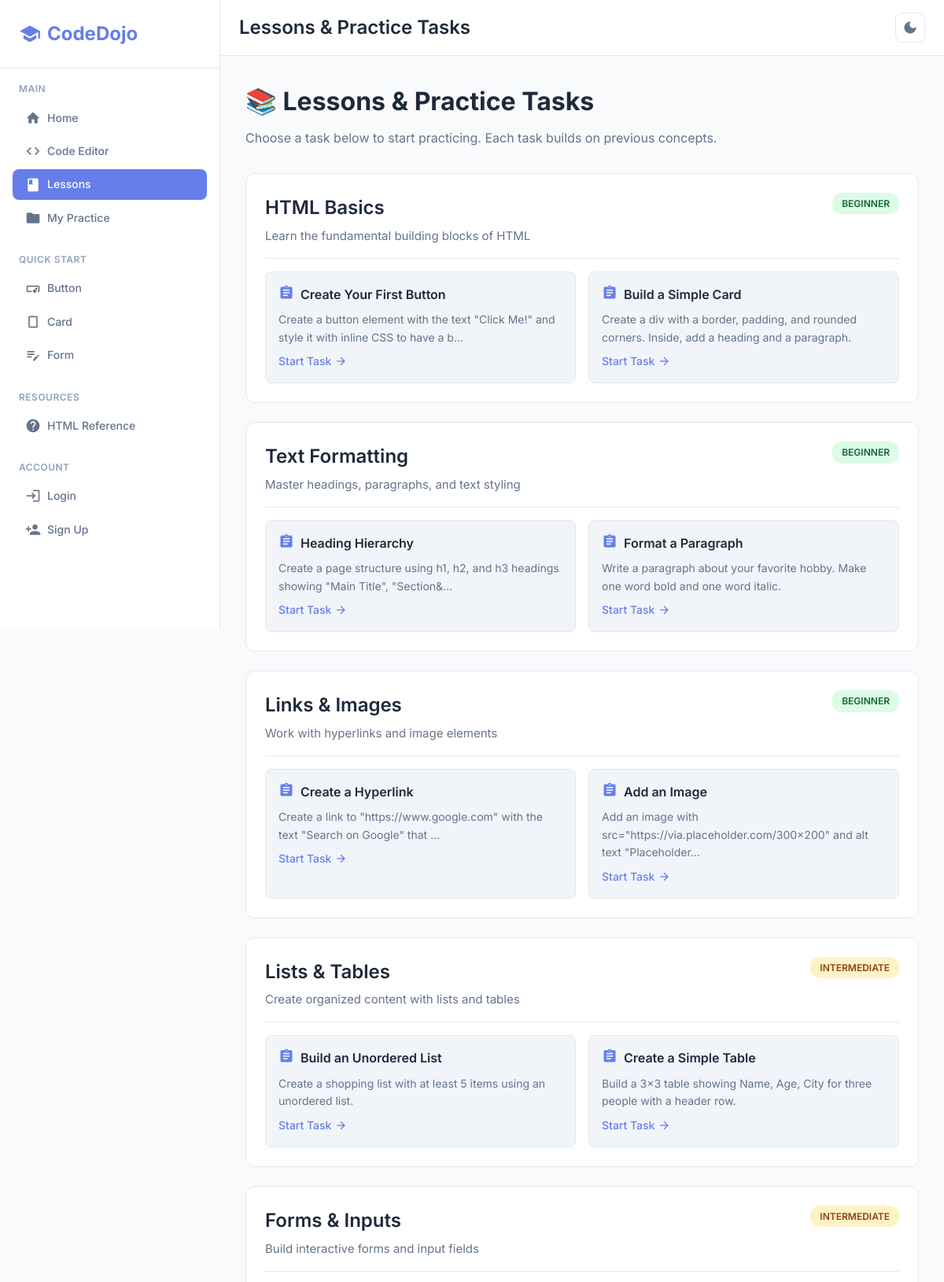
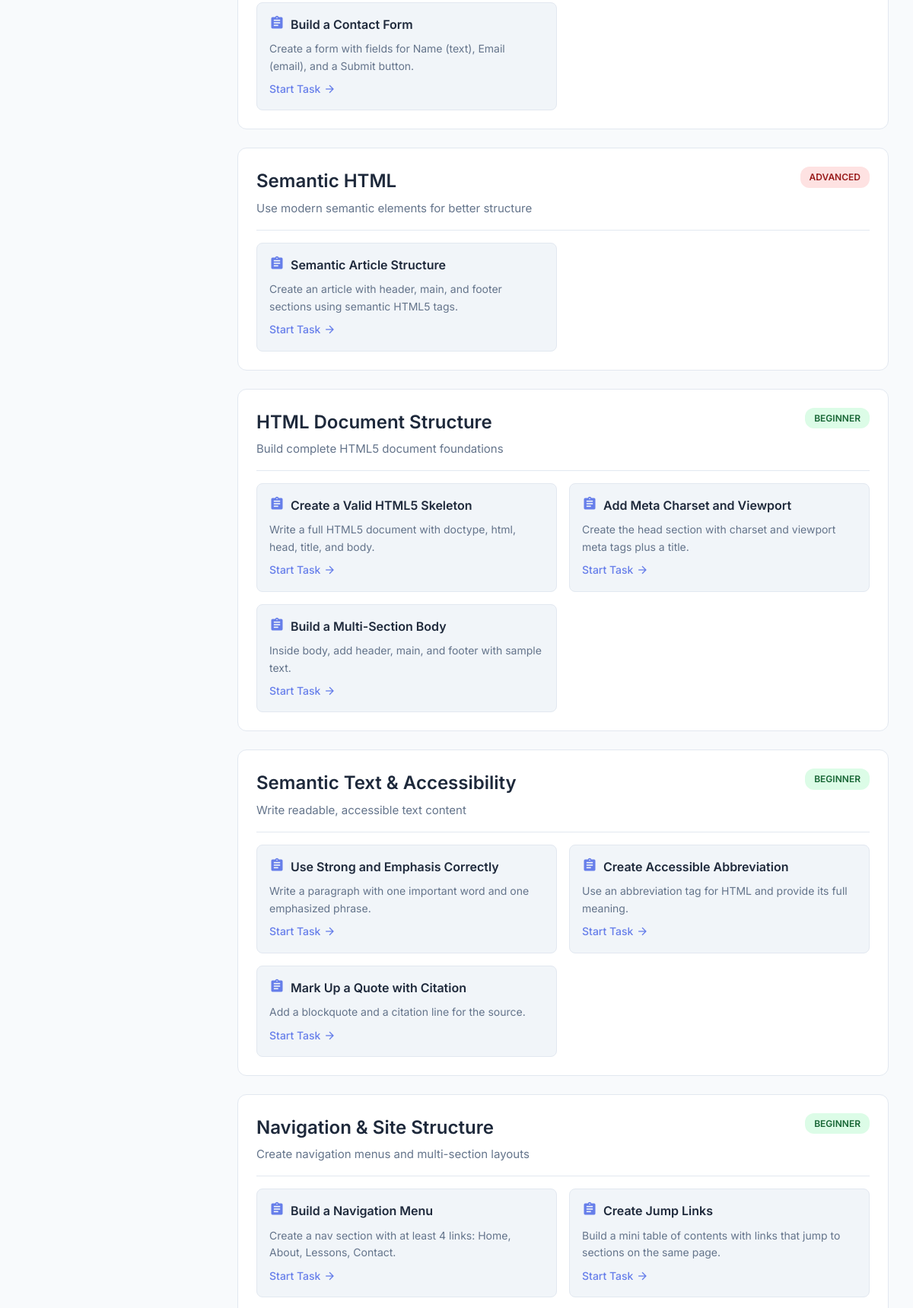
Page /lessons.php (upper part) on the committed database (2 pictures, top to bottom).
### tables this page shows
CREATE TABLE lessons (
    id INT AUTO_INCREMENT PRIMARY KEY,
    title VARCHAR(255) NOT NULL,
    description TEXT,
    difficulty ENUM('beginner', 'intermediate', 'advanced') DEFAULT 'beginner',
    order_num INT DEFAULT 0,
    created_at TIMESTAMP DEFAULT CURRENT_TIMESTAMP,
    INDEX idx_difficulty (difficulty),
    INDEX idx_order (order_num)
);

CREATE TABLE practice_tasks (
    id INT AUTO_INCREMENT PRIMARY KEY,
    lesson_id INT,
    title VARCHAR(255) NOT NULL,
    instruction TEXT NOT NULL,
    hint TEXT,
    starter_code TEXT,
    solution_code TEXT,
    grading_rules TEXT NULL,
    order_num INT DEFAULT 0,
    created_at TIMESTAMP DEFAULT CURRENT_TIMESTAMP,
    FOREIGN KEY (lesson_id) REFERENCES lessons(id) ON DELETE CASCADE,
    INDEX idx_lesson (lesson_id)
);

### lessons.php (the view, shortened to what this page needs)
<?php
$lessons = [];
try {
    $pdo = getDBConnection();
    $sql = "SELECT * FROM lessons ORDER BY order_num ASC";
    $stmt = $pdo->query($sql);
    $lessons = $stmt->fetchAll();
    foreach ($lessons as &$lesson) {
        $sql = "SELECT * FROM practice_tasks WHERE lesson_id = :lesson_id ORDER BY order_num ASC";
        $stmt = $pdo->prepare($sql);
        $stmt->execute([':lesson_id' => $lesson['id']]);
        $lesson['tasks'] = $stmt->fetchAll();
    }
} catch (Throwable $e) {
    error_log("Error loading lessons: " . $e->getMessage());
}
include 'includes/header.php';
?>
<div style="padding: var(--spacing-xl); max-width: 1400px; margin: 0 auto;">
    <div style="margin-bottom: var(--spacing-xl);">
        <h1 style="font-size: 32px; font-weight: 700; color: var(--text-primary); margin-bottom: var(--spacing-sm);">
            &#x1F4DA; Lessons & Practice Tasks
        </h1>
        <p style="font-size: 16px; color: var(--text-secondary);">
            Choose a task below to start practicing. Each task builds on previous concepts.
        </p>
    </div>
    <?php if (empty($lessons)): ?>
        <div class="empty-state">
            <span class="material-icons">school</span>
            <h3>No lessons available yet</h3>
            <p>Check back soon for new learning content!</p>
        </div>
    <?php else: ?>
        <?php foreach ($lessons as $lesson): ?>
            <div style="background: var(--bg-primary); border: 1px solid var(--border-color); border-radius: var(--border-radius-lg); padding: var(--spacing-lg); margin-bottom: var(--spacing-lg);">
                <div style="display: flex; justify-content: space-between; align-items: start; margin-bottom: var(--spacing-md); padding-bottom: var(--spacing-md); border-bottom: 1px solid var(--border-color);">
                    <div>
                        <h2 style="font-size: 24px; font-weight: 600; color: var(--text-primary); margin-bottom: var(--spacing-xs);">
                            <?php echo htmlspecialchars($lesson['title']); ?>
                        </h2>
                        <p style="font-size: 15px; color: var(--text-secondary); margin: 0;">
                            <?php echo htmlspecialchars($lesson['description']); ?>
                        </p>
                    </div>
                    <span class="task-difficulty <?php echo htmlspecialchars($lesson['difficulty']); ?>">
                        <?php echo htmlspecialchars($lesson['difficulty']); ?>
                    </span>
                </div>
                <?php if (empty($lesson['tasks'])): ?>
                    <p style="color: var(--text-muted); font-style: italic; padding: var(--spacing-md);">
                        No tasks available for this lesson yet.
                    </p>
                <?php else: ?>
                    <div style="display: grid; grid-template-columns: repeat(auto-fill, minmax(300px, 1fr)); gap: var(--spacing-md);">
                        <?php foreach ($lesson['tasks'] as $task): ?>
                            <a href="editor.php?task=<?php echo $task['id']; ?>"
                               style="text-decoration: none; background: var(--bg-tertiary); border: 1px solid var(--border-color); border-radius: var(--border-radius); padding: var(--spacing-md); transition: all var(--transition-normal); display: block;">
                                <div style="display: flex; align-items: start; gap: var(--spacing-sm); margin-bottom: var(--spacing-sm);">
                                    <span class="material-icons" style="color: var(--color-primary); font-size: 20px;">assignment</span>
                                    <h3 style="font-size: 16px; font-weight: 600; color: var(--text-primary); margin: 0; flex: 1;">
                                        <?php echo htmlspecialchars($task['title']); ?>
                                    </h3>
                                </div>
                                <p style="font-size: 14px; color: var(--text-secondary); line-height: 1.6; margin: 0;">
                                    <?php
                                    $instruction = htmlspecialchars($task['instruction']);
                                    echo strlen($instruction) > 100 ? substr($instruction, 0, 100) . '...' : $instruction;
                                    ?>
                                </p>
                                <div style="margin-top: var(--spacing-sm); display: flex; align-items: center; gap: var(--spacing-xs); color: var(--color-primary); font-size: 14px; font-weight: 500;">
                                    <span>Start Task</span>
                                    <span class="material-icons" style="font-size: 16px;">arrow_forward</span>
                                </div>
                            </a>
                        <?php endforeach; ?>
                    </div>
                <?php endif; ?>
            </div>
        <?php endforeach; ?>
    <?php endif; ?>
</div>
<?php include 'includes/footer.php'; ?>

### assets/css/style.css (style rules this page uses)
:root { --color-primary: #667eea; --color-primary-dark: #5568d3; --color-secondary: #764ba2; --color-success: #10b981; --color-warning: #f59e0b; --color-danger: #ef4444; --color-info: #3b82f6; --bg-primary: #ffffff; --bg-secondary: #f8fafc; --bg-tertiary: #f1f5f9; --bg-code: #1e293b; --text-primary: #1e293b; --text-secondary: #64748b; --text-muted: #94a3b8; --text-code: #e2e8f0; --border-color: #e2e8f0; --border-radius: 8px; --border-radius-lg: 12px; --shadow-sm: 0 1px 2px 0 rgba(0, 0, 0, 0.05); --shadow-md: 0 4px 6px -1px rgba(0, 0, 0, 0.1); --shadow-lg: 0 10px 15px -3px rgba(0, 0, 0, 0.1); --spacing-xs: 4px; --spacing-sm: 8px; --spacing-md: 16px; --spacing-lg: 24px; --spacing-xl: 32px; --sidebar-width: 280px; --transition-fast: 150ms ease; --transition-normal: 250ms ease; }
* { margin: 0; padding: 0; box-sizing: border-box; }
body { font-family: 'Inter', -apple-system, BlinkMacSystemFont, 'Segoe UI', Roboto, sans-serif; background-color: var(--bg-secondary); color: var(--text-primary); line-height: 1.6; overflow-x: hidden; }
.task-difficulty { display: inline-flex; align-items: center; gap: 4px; padding: 4px 12px; border-radius: 12px; font-size: 12px; font-weight: 600; text-transform: uppercase; }
.task-difficulty.beginner { background-color: #dcfce7; color: #166534; }
.task-difficulty.intermediate { background-color: #fef3c7; color: #92400e; }
.task-difficulty.advanced { background-color: #fee2e2; color: #991b1b; }

### lessons.php (style rules this page uses)
a[href*="editor.php?task"] { cursor: pointer; }

### rows in the picture
lessons: title "HTML Basics", description "Learn the fundamental building blocks of HTML", difficulty "BEGINNER"
practice_tasks: title "Create Your First Button", instruction "Create a button element with the text \"Click Me!\" and style it with inline CSS to have a b"
practice_tasks: title "Build a Simple Card", instruction "Create a div with a border, padding, and rounded corners. Inside, add a heading and a paragraph."
lessons: title "Text Formatting", description "Master headings, paragraphs, and text styling", difficulty "BEGINNER"
practice_tasks: title "Heading Hierarchy", instruction "Create a page structure using h1, h2, and h3 headings showing \"Main Title\", \"Section&"
practice_tasks: title "Format a Paragraph", instruction "Write a paragraph about your favorite hobby. Make one word bold and one word italic."
lessons: title "Links & Images", description "Work with hyperlinks and image elements", difficulty "BEGINNER"
practice_tasks: title "Create a Hyperlink", instruction "Create a link to \"https://www.google.com\" with the text \"Search on Google\" that"
practice_tasks: title "Add an Image", instruction "Add an image with src=\"https://via.placeholder.com/300x200\" and alt text \"Placeholder"
lessons: title "Lists & Tables", description "Create organized content with lists and tables", difficulty "INTERMEDIATE"
practice_tasks: title "Build an Unordered List", instruction "Create a shopping list with at least 5 items using an unordered list."
practice_tasks: title "Create a Simple Table", instruction "Build a 3x3 table showing Name, Age, City for three people with a header row."
lessons: title "Forms & Inputs", description "Build interactive forms and input fields", difficulty "INTERMEDIATE"
practice_tasks: title "Build a Contact Form", instruction "Create a form with fields for Name (text), Email (email), and a Submit button."
lessons: title "Semantic HTML", description "Use modern semantic elements for better structure", difficulty "ADVANCED"
practice_tasks: title "Semantic Article Structure", instruction "Create an article with header, main, and footer sections using semantic HTML5 tags."
lessons: title "HTML Document Structure", description "Build complete HTML5 document foundations", difficulty "BEGINNER"
practice_tasks: title "Create a Valid HTML5 Skeleton", instruction "Write a full HTML5 document with doctype, html, head, title, and body."
practice_tasks: title "Add Meta Charset and Viewport", instruction "Create the head section with charset and viewport meta tags plus a title."
practice_tasks: title "Build a Multi-Section Body", instruction "Inside body, add header, main, and footer with sample text."
lessons: title "Semantic Text & Accessibility", description "Write readable, accessible text content", difficulty "BEGINNER"
practice_tasks: title "Use Strong and Emphasis Correctly", instruction "Write a paragraph with one important word and one emphasized phrase."
practice_tasks: title "Create Accessible Abbreviation", instruction "Use an abbreviation tag for HTML and provide its full meaning."
practice_tasks: title "Mark Up a Quote with Citation", instruction "Add a blockquote and a citation line for the source."
lessons: title "Navigation & Site Structure", description "Create navigation menus and multi-section layouts", difficulty "BEGINNER"
practice_tasks: title "Build a Navigation Menu", instruction "Create a nav section with at least 4 links: Home, About, Lessons, Contact."
practice_tasks: title "Create Jump Links", instruction "Build a mini table of contents with links that jump to sections on the same page."

### other values in the picture
$pageTitle "Lessons & Practice Tasks"
